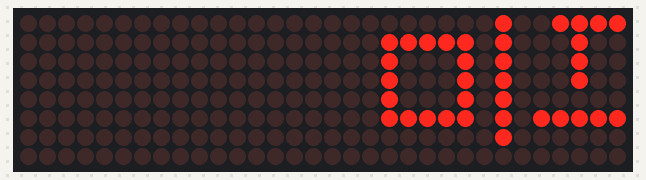
A sketch run on a simulated Arduino Uno, built with avr-gcc and run on an emulated ATmega328P. On the bench: 32×8 LED matrix.

Above: at 0.5 s.
At 4.13 s:
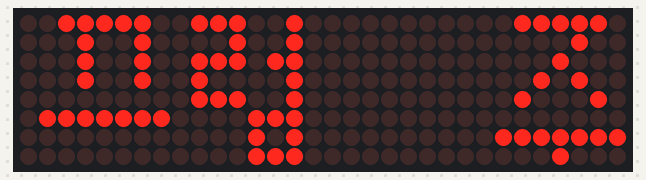
At 10.42 s:
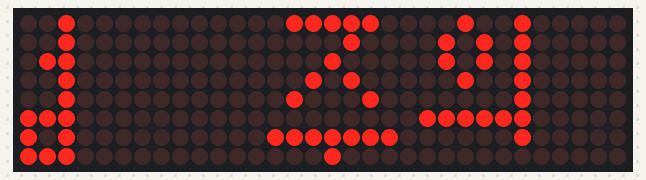
At 19.71 s:
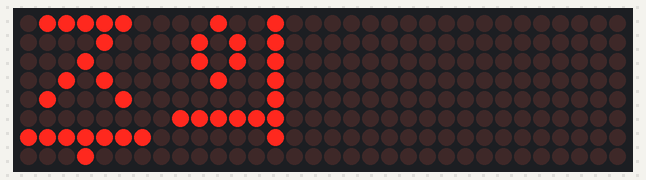
At 30.09 s:
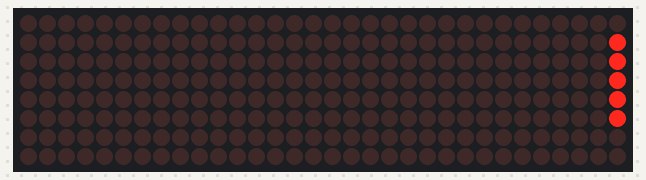
At 39.38 s:
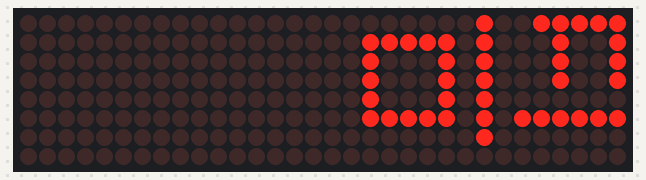

The sketch:

dote_matrix.ino
```cpp
#include "LedControl.h"

LedControl lc = LedControl(12, 11, 10, 4); //Din, ClK, CS

byte data[10][8] =
{
  // 미
  {
    B00000001,
    B01111101,
    B01000101,
    B01000101,
    B01000101,
    B01111101,
    B00000001,
    B00000000
  },
  // 끄
  {
    B00111110,
    B00010010,
    B00010010,
    B00010010,
    B00000000,
    B01111111,
    B00000000,
    B00000000
  },
  // 럼
  {
   B01110010,
   B00010010,
   B01110110,
   B01000010,
   B01110010,
   B00001110,
   B00001010,
   B00001110
  },
  // NULL
  {
    B00000000,
    B00000000,
    B00000000,
    B00000000,
    B00000000,
    B00000000,
    B00000000,
    B00000000
  },
  // 주
  {
    B00111110,
    B00000100,
    B00001000,
    B00010100,
    B00100010,
    B00000000,
    B01111111,
    B00001000
  },
  // 의
  {
    B00010010,
    B00101010,
    B00101010,
    B00010010,
    B00000010,
    B01111110,
    B00000010,
    B00000000
  },
  // NULL
  {
    B00000000,
    B00000000,
    B00000000,
    B00000000,
    B00000000,
    B00000000,
    B00000000,
    B00000000
  },
  // NULL
  {
    B00000000,
    B00000000,
    B00000000,
    B00000000,
    B00000000,
    B00000000,
    B00000000,
    B00000000
  },
  // NULL
  {
    B00000000,
    B00000000,
    B00000000,
    B00000000,
    B00000000,
    B00000000,
    B00000000,
    B00000000
  }
};

void setup()
{
  for (int num = 0; num < 4; num++)
  {
    lc.shutdown(num, false); //절전모드 해제
    lc.setIntensity(num, 8); //매트릭스의 밝기 8로 선언, 0~15까지 가능
    lc.clearDisplay(num); //매트릭스 led 초기화
  }
}


void loop()
{
  byte buffer1[4 + 1][8];

  for (int i = 0; i < 4; i++)
  {
    for (int j = 0; j < 8; j++)
    {
      buffer1[i][j] = B00000000;
    }
  }

  // 문자 시프트 작업
  for (int i = 0; i < 10; i++) // 전체 글자수 만큼 반복
  {
    // memcpy 함수를 사용해서 데이터를 버퍼로 옮김
    // memcpy(destination, source, size)
    // memcpy(목적지 주소값, 원본 주소값, 데이터크기)
    memcpy(&buffer1[4], &data[i], sizeof(data[i]));

    for (int j = 0; j < 8; j++) // 한 글자는 8열이므로, 글자당 8번 수행
    {
      for (int k = 0; k < 8; k++) // 한 글자는 8행이므로, 글자당 8번 수행
      {
        // 비트 시프트로 왼쪽으로 한칸씩 시프트
        // 비트 시프트로 첫번째 열의 데이터가 오른쪽으로 7칸 시프트
        // 비트 OR 연산자(|)로 두 데이터를 합침
        buffer1[0][k] = (buffer1[0][k] << 1) | (buffer1[1][k] >> 7);
        buffer1[1][k] = (buffer1[1][k] << 1) | (buffer1[2][k] >> 7);
        buffer1[2][k] = (buffer1[2][k] << 1) | (buffer1[3][k] >> 7);
        buffer1[3][k] = (buffer1[3][k] << 1) | (buffer1[4][k] >> 7);
        buffer1[4][k] = (buffer1[4][k] << 1);
      }

      // 출력
      /*for (int i = 0; i < 8; i++)
      {
        // lc.setRow 함수는 행(Row) 기준으로 도트매트릭스를 제어
        // lc.setRow(matrix_number,Row,value)
        // lc.setRow(출력 매트릭스 번호, 행, 출력값)
        lc.setRow(0, i, buffer1[0][i]);
        lc.setRow(1, i, buffer1[1][i]);
        lc.setRow(2, i, buffer1[2][i]);
        lc.setRow(3, i, buffer1[3][i]);
      }*/
      //뒤집혀서 출력 될 시
      for (int i = 0; i < 8; i++)
      {
        // lc.setRow 함수는 행(Row) 기준으로 도트매트릭스를 제어
        // lc.setRow(matrix_number,Row,value)
        // lc.setRow(출력 매트릭스 번호, 행, 출력값)
        lc.setRow(0, i, buffer1[3][i]);
        lc.setRow(1, i, buffer1[2][i]);
        lc.setRow(2, i, buffer1[1][i]);
        lc.setRow(3, i, buffer1[0][i]);
      }
      delay(10);
    }
  }
  delay(1000);
}
```
